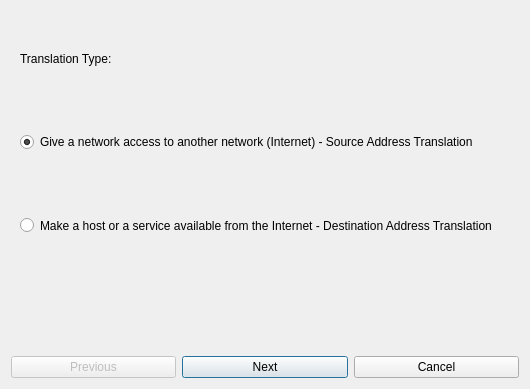
<?xml version="1.0" encoding="UTF-8"?>
<ui version="4.0">
 <class>Dialog</class>
 <widget class="QDialog" name="Dialog">
  <property name="geometry">
   <rect>
    <x>0</x>
    <y>0</y>
    <width>530</width>
    <height>389</height>
   </rect>
  </property>
  <property name="windowTitle">
   <string>NAT Rule Wizard</string>
  </property>
  <layout class="QGridLayout">
   <item row="0" column="0">
    <widget class="QStackedWidget" name="stackedWidget">
     <property name="currentIndex">
      <number>0</number>
     </property>
     <widget class="QWidget" name="page">
      <layout class="QGridLayout">
       <item row="0" column="0">
        <widget class="QLabel" name="label">
         <property name="sizePolicy">
          <sizepolicy hsizetype="Preferred" vsizetype="Expanding">
           <horstretch>0</horstretch>
           <verstretch>0</verstretch>
          </sizepolicy>
         </property>
         <property name="text">
          <string>Translation Type:</string>
         </property>
        </widget>
       </item>
       <item row="1" column="0">
        <widget class="QRadioButton" name="snat_radio">
         <property name="sizePolicy">
          <sizepolicy hsizetype="Minimum" vsizetype="Expanding">
           <horstretch>0</horstretch>
           <verstretch>0</verstretch>
          </sizepolicy>
         </property>
         <property name="text">
          <string>Give a network access to another network (Internet) - Source Address Translation</string>
         </property>
         <property name="checked">
          <bool>true</bool>
         </property>
        </widget>
       </item>
       <item row="2" column="0">
        <widget class="QRadioButton" name="dnat_radio">
         <property name="sizePolicy">
          <sizepolicy hsizetype="Minimum" vsizetype="Expanding">
           <horstretch>0</horstretch>
           <verstretch>0</verstretch>
          </sizepolicy>
         </property>
         <property name="text">
          <string>Make a host or a service available from the Internet - Destination Address Translation</string>
         </property>
        </widget>
       </item>
       <item row="3" column="0">
        <spacer name="verticalSpacer">
         <property name="orientation">
          <enum>Qt::Vertical</enum>
         </property>
         <property name="sizeHint" stdset="0">
          <size>
           <width>20</width>
           <height>40</height>
          </size>
         </property>
        </spacer>
       </item>
      </layout>
     </widget>
     <widget class="QWidget" name="page_2">
      <layout class="QGridLayout">
       <item row="0" column="0">
        <widget class="QLabel" name="label_2">
         <property name="text">
          <string>Give a network access to the Internet</string>
         </property>
        </widget>
       </item>
       <item row="3" column="0">
        <widget class="QComboBox" name="snat_source_combo">
         <item>
          <property name="text">
           <string>192.168.33.128/25</string>
          </property>
         </item>
         <item>
          <property name="text">
           <string>182.168.0.0/24</string>
          </property>
         </item>
        </widget>
       </item>
       <item row="2" column="0">
        <widget class="QLabel" name="label_3">
         <property name="text">
          <string>Source Network:</string>
         </property>
        </widget>
       </item>
       <item row="4" column="0">
        <widget class="QLabel" name="label_4">
         <property name="text">
          <string>Destination Network:</string>
         </property>
        </widget>
       </item>
       <item row="5" column="0">
        <widget class="QComboBox" name="snat_translate_combo">
         <item>
          <property name="text">
           <string>Internet</string>
          </property>
         </item>
        </widget>
       </item>
       <item row="1" column="0">
        <widget class="QLabel" name="snat_description">
         <property name="sizePolicy">
          <sizepolicy hsizetype="Preferred" vsizetype="Expanding">
           <horstretch>0</horstretch>
           <verstretch>0</verstretch>
          </sizepolicy>
         </property>
         <property name="text">
          <string>SNAT Description</string>
         </property>
         <property name="alignment">
          <set>Qt::AlignCenter</set>
         </property>
        </widget>
       </item>
       <item row="6" column="0">
        <spacer name="verticalSpacer_2">
         <property name="orientation">
          <enum>Qt::Vertical</enum>
         </property>
         <property name="sizeHint" stdset="0">
          <size>
           <width>20</width>
           <height>40</height>
          </size>
         </property>
        </spacer>
       </item>
      </layout>
     </widget>
     <widget class="QWidget" name="page_3">
      <layout class="QGridLayout">
       <item row="0" column="0" colspan="2">
        <widget class="QLabel" name="label_5">
         <property name="text">
          <string>Make a host or a service available on the Internet</string>
         </property>
        </widget>
       </item>
       <item row="4" column="0" colspan="2">
        <widget class="QLabel" name="label_7">
         <property name="text">
          <string>Service on the Source Network:</string>
         </property>
        </widget>
       </item>
       <item row="5" column="0" colspan="2">
        <widget class="QComboBox" name="dnat_port_combo">
         <item>
          <property name="text">
           <string>FTP</string>
          </property>
         </item>
         <item>
          <property name="text">
           <string>SSH</string>
          </property>
         </item>
         <item>
          <property name="text">
           <string>All</string>
          </property>
         </item>
        </widget>
       </item>
       <item row="6" column="0" colspan="2">
        <widget class="QLabel" name="label_8">
         <property name="text">
          <string>Redirected to Host:</string>
         </property>
        </widget>
       </item>
       <item row="11" column="0" colspan="2">
        <widget class="QComboBox" name="dnat_port_nated_combo">
         <property name="enabled">
          <bool>false</bool>
         </property>
         <item>
          <property name="text">
           <string>FTP</string>
          </property>
         </item>
         <item>
          <property name="text">
           <string>SSH</string>
          </property>
         </item>
         <item>
          <property name="text">
           <string>All</string>
          </property>
         </item>
        </widget>
       </item>
       <item row="8" column="0" colspan="2">
        <widget class="QComboBox" name="dnat_translate_combo">
         <item>
          <property name="text">
           <string>192.168.33.148</string>
          </property>
         </item>
        </widget>
       </item>
       <item row="9" column="0" colspan="2">
        <widget class="QCheckBox" name="dnat_port_nated_checkbox">
         <property name="text">
          <string>Redirected to this Port</string>
         </property>
        </widget>
       </item>
       <item row="2" column="0" colspan="2">
        <widget class="QLabel" name="label_6">
         <property name="enabled">
          <bool>true</bool>
         </property>
         <property name="text">
          <string>Source Network:</string>
         </property>
        </widget>
       </item>
       <item row="3" column="0" colspan="2">
        <widget class="QComboBox" name="dnat_source_combo">
         <property name="enabled">
          <bool>true</bool>
         </property>
         <item>
          <property name="text">
           <string>Internet</string>
          </property>
         </item>
         <item>
          <property name="text">
           <string>1.2.3.4/12</string>
          </property>
         </item>
         <item>
          <property name="text">
           <string>1.2.3.5/12</string>
          </property>
         </item>
        </widget>
       </item>
       <item row="1" column="0">
        <widget class="QLabel" name="dnat_description">
         <property name="sizePolicy">
          <sizepolicy hsizetype="Expanding" vsizetype="Expanding">
           <horstretch>0</horstretch>
           <verstretch>0</verstretch>
          </sizepolicy>
         </property>
         <property name="text">
          <string>DNAT description</string>
         </property>
         <property name="alignment">
          <set>Qt::AlignCenter</set>
         </property>
        </widget>
       </item>
       <item row="12" column="0">
        <spacer name="verticalSpacer_3">
         <property name="orientation">
          <enum>Qt::Vertical</enum>
         </property>
         <property name="sizeHint" stdset="0">
          <size>
           <width>20</width>
           <height>40</height>
          </size>
         </property>
        </spacer>
       </item>
      </layout>
     </widget>
     <widget class="QWidget" name="page_4">
      <layout class="QGridLayout">
       <item row="0" column="0">
        <widget class="QLabel" name="rule_description">
         <property name="text">
          <string>Description Before Applying</string>
         </property>
        </widget>
       </item>
       <item row="1" column="0">
        <spacer name="verticalSpacer_4">
         <property name="orientation">
          <enum>Qt::Vertical</enum>
         </property>
         <property name="sizeHint" stdset="0">
          <size>
           <width>20</width>
           <height>40</height>
          </size>
         </property>
        </spacer>
       </item>
      </layout>
     </widget>
    </widget>
   </item>
   <item row="1" column="0">
    <layout class="QGridLayout">
     <item row="1" column="1">
      <widget class="QPushButton" name="next_button">
       <property name="text">
        <string>Next</string>
       </property>
       <property name="icon">
        <iconset resource="../../ufwi-rpcc-qt/resources/ufwi-rpcc-qt.qrc">
         <normaloff>:/icons/go-next.png</normaloff>:/icons/go-next.png</iconset>
       </property>
      </widget>
     </item>
     <item row="1" column="0">
      <widget class="QPushButton" name="previous_button">
       <property name="enabled">
        <bool>false</bool>
       </property>
       <property name="text">
        <string>Previous</string>
       </property>
       <property name="icon">
        <iconset resource="../../ufwi-rpcc-qt/resources/ufwi-rpcc-qt.qrc">
         <normaloff>:/icons/go-prev.png</normaloff>:/icons/go-prev.png</iconset>
       </property>
      </widget>
     </item>
     <item row="1" column="2">
      <widget class="QPushButton" name="cancel_button">
       <property name="text">
        <string>Cancel</string>
       </property>
       <property name="icon">
        <iconset resource="../../ufwi-rpcc-qt/resources/ufwi-rpcc-qt.qrc">
         <normaloff>:/icons/wrong.png</normaloff>:/icons/wrong.png</iconset>
       </property>
      </widget>
     </item>
    </layout>
   </item>
  </layout>
 </widget>
 <resources>
  <include location="../../ufwi-rpcc-qt/resources/ufwi-rpcc-qt.qrc"/>
 </resources>
 <connections>
  <connection>
   <sender>cancel_button</sender>
   <signal>clicked()</signal>
   <receiver>Dialog</receiver>
   <slot>reject()</slot>
   <hints>
    <hint type="sourcelabel">
     <x>380</x>
     <y>448</y>
    </hint>
    <hint type="destinationlabel">
     <x>444</x>
     <y>420</y>
    </hint>
   </hints>
  </connection>
 </connections>
</ui>
